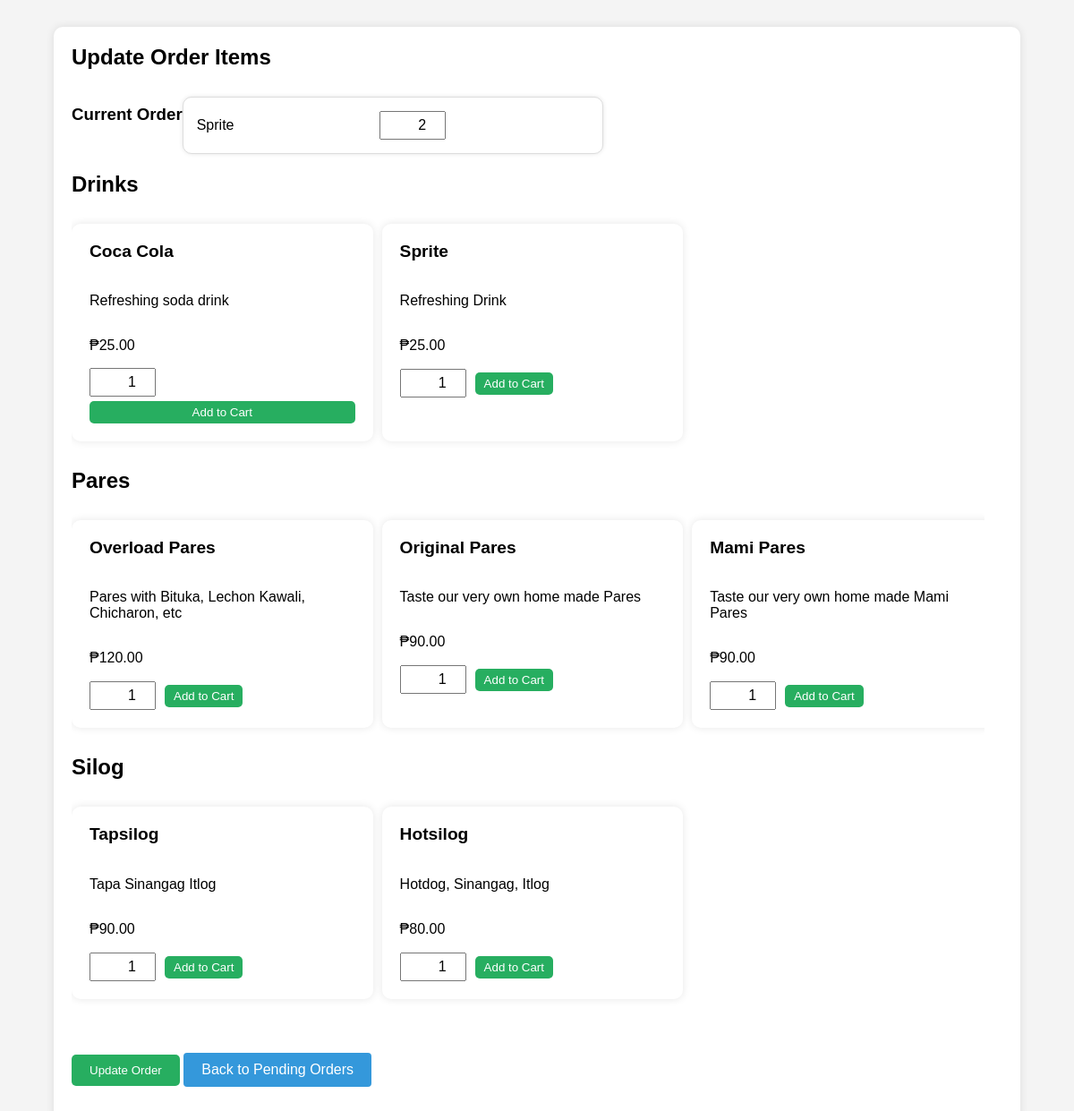
Screenshot of /cashier/update_order.php?order_id=3 with the database file from the repository.
### tables this page shows
CREATE TABLE `order_items` (
  `id` int(11) NOT NULL,
  `order_id` int(11) NOT NULL,
  `menu_item_id` int(11) NOT NULL,
  `quantity` int(11) NOT NULL,
  `price` decimal(10,2) NOT NULL
);

CREATE TABLE `menu_items` (
  `id` int(11) NOT NULL,
  `name` varchar(100) NOT NULL,
  `description` text DEFAULT NULL,
  `price` decimal(10,2) NOT NULL,
  `image_url` varchar(255) DEFAULT NULL,
  `category_id` int(11) DEFAULT NULL
);

CREATE TABLE `categories` (
  `id` int(11) NOT NULL,
  `name` varchar(50) NOT NULL
);

### cashier/update_order.php (the view, shortened to what this page needs)
<?php
require '../connection.php';
$order_id = isset($_GET['order_id']) ? intval($_GET['order_id']) : 0;
$sql_items = "SELECT oi.*, mi.name
              FROM order_items oi
              JOIN menu_items mi ON oi.menu_item_id = mi.id
              WHERE oi.order_id = ?";
$stmt_items = $pdo->prepare($sql_items);
$stmt_items->execute([$order_id]);
$order_items = $stmt_items->fetchAll(PDO::FETCH_ASSOC);
?>
<!DOCTYPE html>
<html lang="en">
<head>
    <link rel="stylesheet" href="../style.css">
</head>
<body>
    <div class="container">
        <div class="tile">
            <div class="tile-header">
                <h2>Update Order Items</h2>
            </div>
            <form method="post">
                <div class="order-items">
                    <h3>Current Order</h3>
                    <?php foreach ($order_items as $item): ?>
                        <div class="order-item">
                            <label for="item-<?= htmlspecialchars($item['id']) ?>"><?= htmlspecialchars($item['name']) ?></label>
                            <input type="number" name="items[<?= htmlspecialchars($item['id']) ?>]" id="item-<?= htmlspecialchars($item['id']) ?>" value="<?= htmlspecialchars($item['quantity']) ?>">
                        </div>
                    <?php endforeach; ?>
                </div>
                <div class="menu-items">
                    <div class="menu-section">
                        <div class="menu">
                            <?php
                                $sql = "SELECT mi.*, c.name as category_name FROM menu_items mi
                                JOIN categories c ON mi.category_id = c.id
                                ORDER BY c.name";
                                $stmt = $pdo->query($sql);
                                $currentCategory = "";
                                while ($row = $stmt->fetch(PDO::FETCH_ASSOC)) {
                                    if ($currentCategory != $row['category_name']) {
                                        if ($currentCategory != "") {
                                            echo "</div>";
                                            echo "</div>";
                                        }
                                        $currentCategory = $row['category_name'];
                                        echo "<h2>" . htmlspecialchars($currentCategory) . "</h2>";
                                        echo "<div class='category'>";
                                        echo "<div class='menu-container'>";
                                    }
                                    echo "<div class='menu-item'>";
                                    echo "<h3>" . htmlspecialchars($row['name']) . "</h3>";
                                    echo "<p>" . htmlspecialchars($row['description']) . "</p>";
                                    echo "<p>&#8369;" . htmlspecialchars($row['price']) . "</p>";
                                    echo "<form method='post' action='order.php'>";
                                    echo "<input type='number' name='item_quantity' value='1' min='1' class='quantity-input'>";
                                    echo "<button type='submit' name='add_to_cart' class='btn add-to-cart-btn'>Add to Cart</button>";
                                    echo "</form>";
                                    echo "</div>";
                                }
                                if ($currentCategory != "") {
                                    echo "</div>";
                                    echo "</div>";
                                }
                            ?>
                        </div>
                    </div>
                </div>
                <button type="submit" class="update-button">Update Order</button>
            </form>
            <a href="pending_orders.php" class="back-to-menu">Back to Pending Orders</a>
        </div>
    </div>
</body>
</html>

### style.css (style rules this page uses)
body { font-family: Arial, sans-serif; background-color: #f4f4f4; margin: 0; padding: 0; display: flex; flex-direction: column; align-items: center; }
h1, h2 { margin: 0; padding-bottom: 10px; }
.container { display: flex; justify-content: space-between; width: 90%; max-width: 1200px; }
.menu-section { flex: 2; margin-right: 20px; }
.menu-items { display: flex; flex-wrap: wrap; }
.category { margin-bottom: 10px; }
.menu-container { display: flex; overflow-x: auto; padding: 10px 0; gap: 10px; }
.menu-item { flex: 0 0 auto; display: flex; flex-direction: column; background-color: #fff; border-radius: 10px; box-shadow: 0 0 10px rgba(0, 0, 0, 0.1); padding: 20px; margin: 5px; width: calc(33% - 40px); }
.menu-item h3 { margin-top: 0; font-size: 1.2em; }
.quantity-input { width: 50px; margin-right: 10px; }
.add-to-cart-btn { background-color: #27ae60; color: white; border: none; margin-top: 5px; padding: 5px 10px; cursor: pointer; border-radius: 5px; }
.menu-container { scrollbar-width: thin; scrollbar-color: #888 #f1f1f1; }
.menu-container * { scrollbar-width: thin; scrollbar-color: #888 #f1f1f1; }
.container { padding: 20px; width: 90%; max-width: 1200px; }
.order-items { display: flex; flex-wrap: wrap; }
.order-item { background-color: #fff; border: 1px solid #ddd; border-radius: 10px; box-shadow: 0 0 5px rgba(0, 0, 0, 0.1); padding: 15px; margin: 10px; width: calc(50% - 50px); box-sizing: border-box; }
.back-to-menu { display: inline-block; margin: 20px 0; padding: 10px 20px; color: white; background-color: #3498db; border: none; border-radius: 4px; cursor: pointer; text-decoration: none; }

### cashier/update_order.php (style rules this page uses)
.tile { background-color: #fff; border-radius: 10px; box-shadow: 0 0 10px rgba(0, 0, 0, 0.1); padding: 20px; margin: 10px 0; width: 100%; box-sizing: border-box; }
.tile-header { display: flex; justify-content: space-between; align-items: center; }
.tile-header h2 { margin: 0; font-size: 1.5em; }
.order-items, .menu-items { margin: 10px 0; }
.order-item, .menu-item { margin: 10px 0; }
.order-item label, .menu-item label { display: inline-block; width: 200px; }
.order-item input, .menu-item input { padding: 5px; font-size: 1em; width: 60px; text-align: right; }
.update-button, .add-button { display: inline-block; padding: 10px 20px; color: white; background-color: #27ae60; border: none; border-radius: 5px; cursor: pointer; text-decoration: none; margin-top: 20px; }
.back-to-menu { display: inline-block; margin: 20px 0; padding: 10px 20px; color: white; background-color: #3498db; border: none; border-radius: 4px; cursor: pointer; text-decoration: none; }

### rows the page displays
order_items: menu_item.name "Sprite", quantity "2"
menu_items: category.name "Drinks", name "Coca Cola", description "Refreshing soda drink", price "25.00"
menu_items: name "Sprite", description "Refreshing Drink", price "25.00"
menu_items: category.name "Pares", name "Overload Pares", description "Pares with Bituka, Lechon Kawali, Chicharon, etc", price "120.00"
menu_items: name "Original Pares", description "Taste our very own home made Pares", price "90.00"
menu_items: name "Mami Pares", description "Taste our very own home made Mami Pares", price "90.00"
menu_items: category.name "Silog", name "Tapsilog", description "Tapa Sinangag Itlog", price "90.00"
menu_items: name "Hotsilog", description "Hotdog, Sinangag, Itlog", price "80.00"
